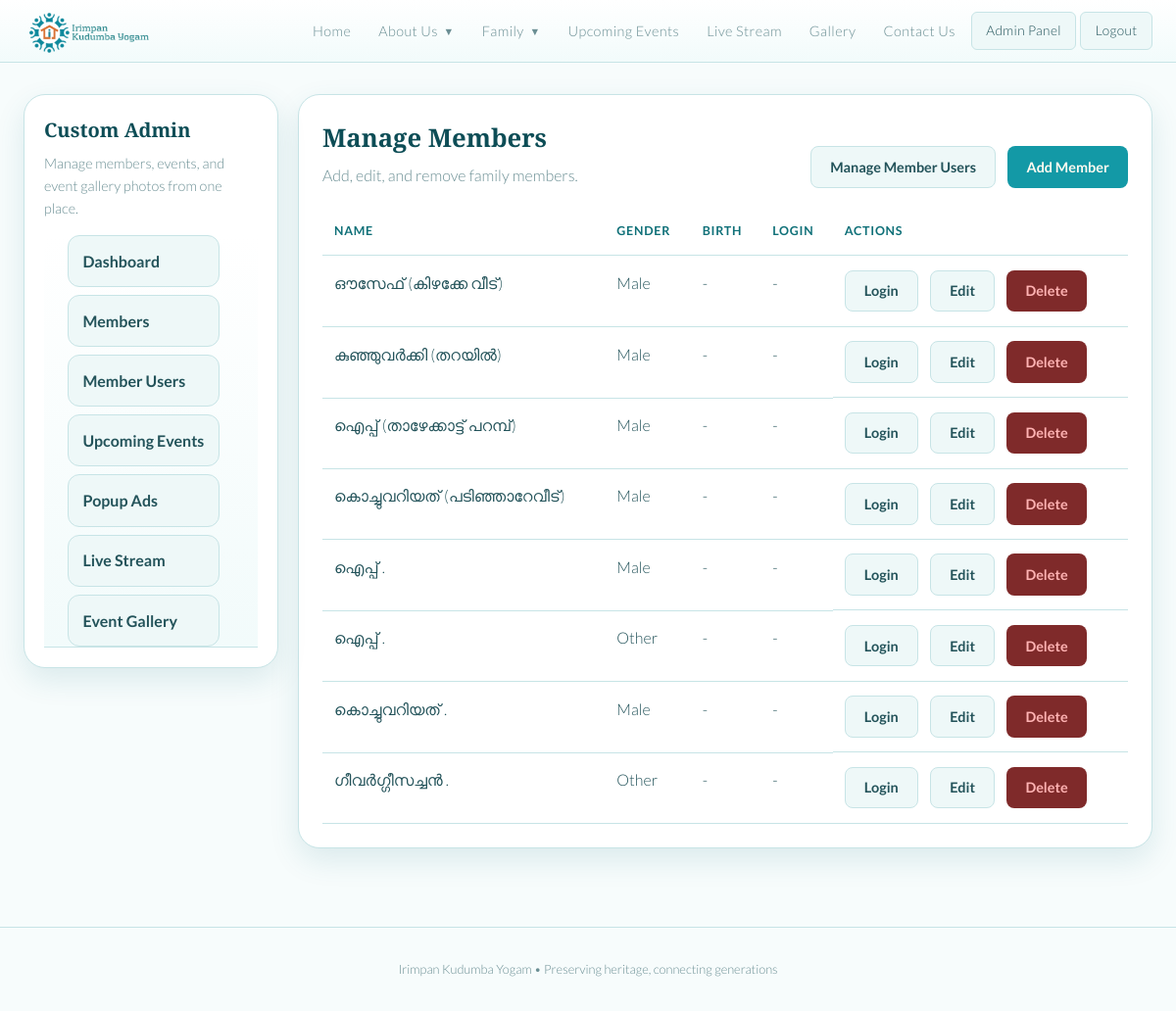
The app's page /admin-panel/members/ (signed in), older data.
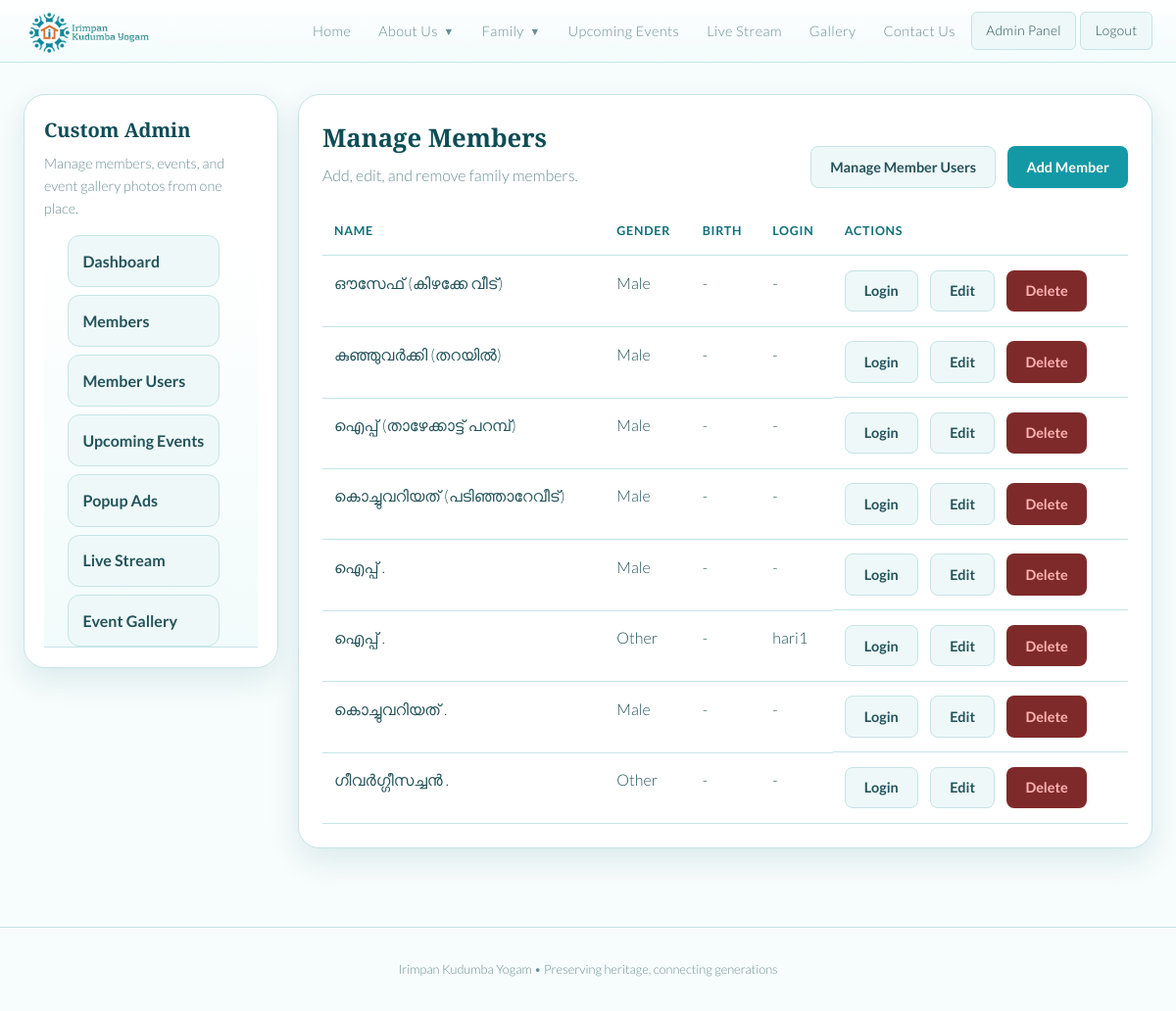
The same page, newer data.
### tree/models.py (models this page shows, shortened)
class Person(models.Model):
    GENDER_CHOICES = [
        ('M', 'Male'),
        ('F', 'Female'),
        ('O', 'Other'),
    ]
    first_name = models.CharField(max_length=100)
    last_name = models.CharField(max_length=100)
    gender = models.CharField(max_length=1, choices=GENDER_CHOICES, default='O')
    birth_date = models.DateField(null=True, blank=True)
    death_date = models.DateField(null=True, blank=True)
    birth_place = models.CharField(max_length=200, blank=True)
    email = models.EmailField(blank=True)
    phone = models.CharField(max_length=30, blank=True)
    blood_group = models.CharField(max_length=10, blank=True)
    current_address = models.TextField(blank=True)
    living_separately = models.BooleanField(default=False)
    bio = models.TextField(blank=True)
    photo = models.ImageField(upload_to='photos/', null=True, blank=True)
    father = models.ForeignKey(
        'self', null=True, blank=True,
        on_delete=models.SET_NULL,
        related_name='children_as_father'
    )
    mother = models.ForeignKey(
        'self', null=True, blank=True,
        on_delete=models.SET_NULL,
        related_name='children_as_mother'
    )
    spouse = models.ForeignKey(
        'self', null=True, blank=True,
        on_delete=models.SET_NULL,
        related_name='married_to'
    )
    user = models.OneToOneField(
        settings.AUTH_USER_MODEL,
        null=True,
        blank=True,
        on_delete=models.SET_NULL,
        related_name='family_member_profile',
    )
    created_at = models.DateTimeField(auto_now_add=True)
    class Meta:
        ordering = ['last_name', 'first_name']
    @property
    def full_name(self):
        return f"{self.first_name} {self.last_name}"

### tree/views.py (the view)
# urls.py: path('admin-panel/members/', views.admin_members, name='admin_members'),
@members_required
def admin_members(request):
    people = Person.objects.all()
    return render(request, 'tree/admin_members.html', _admin_context(request, people=people))

### tree/views.py (called while the page is built)
def _is_admin_user(user):
    return user.is_authenticated and (user.is_staff or user.is_superuser)

def _is_family_member_user(user):
    return user.is_authenticated and user.groups.filter(name='family_member').exists()

def _can_access_admin_panel(user):
    return _is_admin_user(user) or _is_family_member_user(user)

def _can_manage_members(user):
    return _is_admin_user(user)

def _can_manage_events(user):
    return _is_admin_user(user) or user.has_perm('tree.add_event')

def _can_manage_gallery(user):
    return _is_admin_user(user) or user.has_perm('tree.add_galleryphoto')

def _can_manage_ads(user):
    return _can_access_admin_panel(user)

def _can_manage_live_stream(user):
    return _is_admin_user(user)

### tree/templates/tree/admin_members.html (shortened to what this page needs)
{% extends "tree/admin_base.html" %}
{% block admin_content %}
<div class="admin-head">
  <div>
    <h1 class="section-title">Manage Members</h1>
    <p>Add, edit, and remove family members.</p>
  </div>
  <div class="admin-actions">
    <a href="{% url 'admin_member_users' %}" class="btn btn-secondary">Manage Member Users</a>
    <a href="{% url 'admin_member_add' %}" class="btn btn-primary">Add Member</a>
  </div>
</div>
<div class="admin-table-wrap">
  <table class="admin-table">
    <thead>
      <tr><th>Name</th><th>Gender</th><th>Birth</th><th>Login</th><th>Actions</th></tr>
    </thead>
    <tbody>
      {% for person in people %}
      <tr>
        <td>{{ person.full_name }}</td>
        <td>{{ person.get_gender_display }}</td>
        <td>{{ person.birth_date|default:"-" }}</td>
        <td>
          {% if person.user %}
          {{ person.user.username }}
          {% else %}
          -
          {% endif %}
        </td>
        <td class="admin-actions">
          <a href="{% url 'admin_member_users' %}?member={{ person.pk }}" class="btn btn-secondary">Login</a>
          <a href="{% url 'admin_member_edit' person.pk %}" class="btn btn-secondary">Edit</a>
          <a href="{% url 'admin_member_delete' person.pk %}" class="btn btn-danger">Delete</a>
        </td>
      </tr>
      {% empty %}
      <tr><td colspan="5">No members found.</td></tr>
      {% endfor %}
    </tbody>
  </table>
</div>
{% endblock %}

Row changes from the older to the newer data that the page shows:
changed Person: user.username (not shown) → "hari1"; no longer shows "-"
